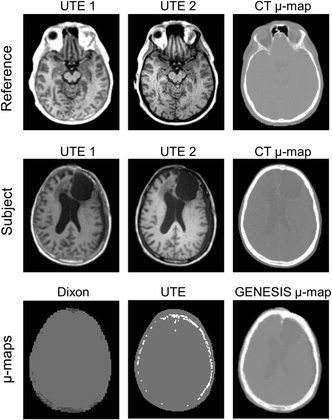
%> input picture F1.jpg, 332 x 420 px, shrunk from 1423 x 1800 before the run
$ octave --eval "result = remove_background_noise(imread('F1.jpg'));"   (GNU Octave 9; MATLAB toolbox functions it lacks are replaced by stand-ins)
%> lines starting %> are read from the running program, lines starting %| are printed output that depends on the picture; in (x1, y1, x2, y2) boxes, pixels count from 0 and x2, y2 are one past the last pixel; in counts of white or black regions, pixels touching at a corner belong together; the program's own positions count from 1
function ret=remove_background_noise(input,quant,output)
% function ret=remove_background_noise(INPUT,QUANT,OUTPUT)
% INPUT    An input volume (nifti nii/nii.gz or xml file or a 3D matrix)
% QUANT    Initial quantile for threshold. E.g. 40 means 40% of the image
%          histogram will be used as initial threshold. Enter as a character
%          array, e.g. '40'.
% OUTPUT   An output volume (nifti nii or xml), nifti preferable. If it is not
%          mentioned, the output is returned as a 3D matrix

if nargin==1
    output=[];
    quant=40;

elseif nargin==2
    if ~ischar(quant)
        fprintf('ERROR: Enter the Quantile value as string array. e.g. ''40''\n');
        ret=0;
        return;
    end
    quant=str2num(quant);
    output=[];
elseif nargin==3
    fprintf('Output will be written in \n');
    fprintf('%s\n',output);
    quant=str2num(quant);
end
fprintf('Quantile = %.2f %%\n',quant);

if ~isnumeric(input)
    if strcmpi(input(end-2:end),'nii') || strcmpi(input(end-5:end),'nii.gz')
        temp=load_untouch_nii(input);
        invol=double(temp.img);
        pixd=temp.hdr.dime.pixdim(2:4);
    elseif strcmpi(input(end-2:end),'xml')
        [invol,xmlparam]=ReadXml(input);
        pixd=xmlparam.res;
    else
        fprintf('Only XML and NII files are supported\n');
        ret=[];
        return;
    end
else
    invol=input;
%> invol is the input picture: size 420x332 uint8; min 0, max 255, mean 125.5
    pixd=[1 1 ];
    fprintf('Input file size %d x %d x %d\n',size(invol,1),size(invol,2),size(invol,3));
%| Input file size 420 x 332 x 1
end
invol=double(invol);
%> invol: size 420x332 double
Q=quantile(invol(invol>0),quant/100);
%> Q = 113
fprintf('Initial threshold = %.2f\n',Q);
%| Initial threshold = 113.00
H=strel('ball',3,3);
start=invol;
for iter=1:4
    temp=start;
    initmask=uint8(temp>Q);
    mask=fillholes(initmask);
% [45 lines not run here, left out]
function outmask=fillholes(inmask)
inmask=uint8(inmask);
U=length(unique(inmask(:)));
if U~=2
    fprintf('ERROR: Input mask must be binary.\n');
    outmask=inmask;
    return;
end
dim=size(inmask);
% fprintf('Z ');
for i=1:dim(3)
    inmask(:,:,i)=imfill(inmask(:,:,i),4,'holes');
end
% fprintf('X ');
for i=1:dim(1)
    inmask(i,:,:)=imfill(squeeze(inmask(i,:,:)),4,'holes');
end
% fprintf('Y ');
for i=1:dim(2)
    inmask(:,i,:)=imfill(squeeze(inmask(:,i,:)),4,'holes');
end
% fprintf('Z\n');
for i=1:dim(3)
    inmask(:,:,i)=imfill(inmask(:,:,i),4,'holes');
end
outmask=inmask;


function mask=remove_small_components(mask)

for k=1:size(mask,3)
    temp=squeeze(mask(:,:,k));
    cc=bwconncomp(temp,4);
    f=[];for t=1:cc.NumObjects f(t)=length(cc.PixelIdxList{t}); end;
    L=max(f);
    for t=1:cc.NumObjects
        if length(cc.PixelIdxList{t})<0.02*L
            temp(cc.PixelIdxList{t})=0;
        end
    end
    mask(:,:,k)=temp;
end
for k=1:size(mask,1)
    temp=squeeze(mask(k,:,:));
    cc=bwconncomp(temp,4);
    f=[];for t=1:cc.NumObjects f(t)=length(cc.PixelIdxList{t}); end;
    L=max(f);
    for t=1:cc.NumObjects
        if length(cc.PixelIdxList{t})<0.02*L
            temp(cc.PixelIdxList{t})=0;
        end
    end
    mask(k,:,:)=temp;
end
for k=1:size(mask,2)
    temp=squeeze(mask(:,k,:));
    cc=bwconncomp(temp,4);
    f=[];for t=1:cc.NumObjects f(t)=length(cc.PixelIdxList{t}); end;
    L=max(f);
    for t=1:cc.NumObjects
        if length(cc.PixelIdxList{t})<0.02*L
            temp(cc.PixelIdxList{t})=0;
        end
    end
    mask(:,k,:)=temp;
end


%> the loop in remove_background_noise, `for iter=1:4` made 1 pass
%> U in fillholes on pass 1: 2
%> pass 1, in remove_background_noise, `initmask=uint8(temp>Q);`:
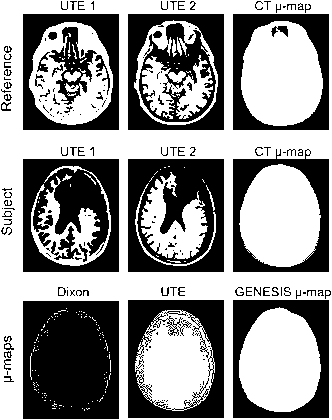
%> initmask: size 420x332 uint8; values 0 (black) and 1 (white), 56.3% white; 191 black regions (113 under 20 px), largest, box (x1, y1, x2, y2) and area: (23, 301, 119, 419) 11092, (23, 159, 119, 272) 7626, (128, 159, 224, 272) 7474
%> (the run ends here)
